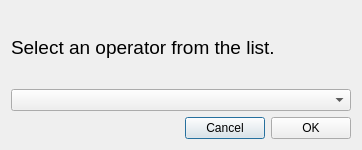
<?xml version="1.0" encoding="UTF-8"?>
<ui version="4.0">
 <class>Dialog</class>
 <widget class="QDialog" name="Dialog">
  <property name="geometry">
   <rect>
    <x>0</x>
    <y>0</y>
    <width>362</width>
    <height>150</height>
   </rect>
  </property>
  <property name="windowTitle">
   <string>Select an Operator</string>
  </property>
  <layout class="QVBoxLayout" name="verticalLayout">
   <item>
    <widget class="QLabel" name="selectOperatorLbl">
     <property name="font">
      <font>
       <family>Helvetica</family>
       <pointsize>14</pointsize>
      </font>
     </property>
     <property name="text">
      <string>Select an operator from the list.</string>
     </property>
     <property name="wordWrap">
      <bool>false</bool>
     </property>
    </widget>
   </item>
   <item>
    <widget class="QComboBox" name="operatorCombBox">
     <property name="insertPolicy">
      <enum>QComboBox::InsertAtBottom</enum>
     </property>
    </widget>
   </item>
   <item>
    <layout class="QHBoxLayout" name="horizontalLayout">
     <item>
      <spacer name="horizontalSpacer">
       <property name="orientation">
        <enum>Qt::Horizontal</enum>
       </property>
       <property name="sizeHint" stdset="0">
        <size>
         <width>40</width>
         <height>20</height>
        </size>
       </property>
      </spacer>
     </item>
     <item>
      <widget class="QPushButton" name="selectCancelButton">
       <property name="text">
        <string>Cancel</string>
       </property>
      </widget>
     </item>
     <item>
      <widget class="QPushButton" name="selectOKbutton">
       <property name="text">
        <string>OK</string>
       </property>
      </widget>
     </item>
    </layout>
   </item>
  </layout>
 </widget>
 <resources/>
 <connections/>
</ui>
